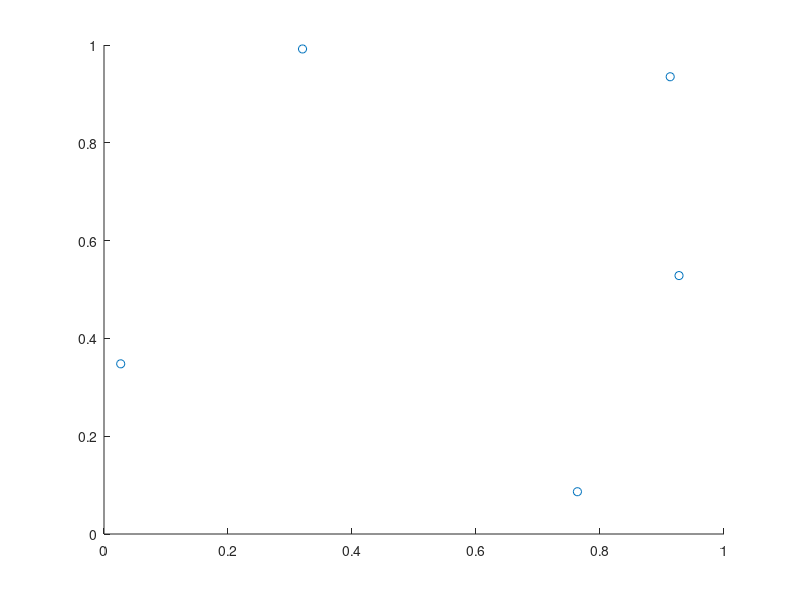

Recreate this plot in MATLAB.
function [] = main ()

    %process_dropbear_data();
    %return

    data = [0.91322074, 0.93506856;...
           0.02695392, 0.34799628;...
           0.32018781, 0.9919    ;...
           0.76357508, 0.08647722;...
           0.92744649, 0.52848275];
           
    ripser_output = [0.        , 0.4068346 ;...
           0.        , 0.47140506;...
           0.        , 0.59574986;...
           0.        , 0.7075296 ;...
           0.        ,        inf;...
           0.78166676, 0.91840202];
    
    scatter(data(:,1),data(:,2));

    [distance_matrix,boundary_matrix1,boundary_matrix2,h0,h1,h2] = tda (data,1e38);
    persistance = get_persistances(boundary_matrix1,boundary_matrix2,h0,h1,h2);

    % extract features
    longest_distances1 = longest_persistance(distance_matrix,boundary_matrix1,h0,h1,1);
    longest_distances2 = longest_persistance(distance_matrix,boundary_matrix2,h1,h2,1);

    % % decode the ripser results
    % decoded = cell(size(ripser_output));
    % for i=1:size(ripser_output,1)
    %     for j=1:size(all_h,1)
    %         if ripser_output(i,1)>0 && abs(ripser_output(i,1)-all_h{j})<1e-5
    %             decoded{i,1}=all_h{j,2};
    %         end
    %         if ripser_output(i,2)>0 && abs(ripser_output(i,2)-all_h{j})<1e-5
    %             decoded{i,2}=all_h{j,2};
    %         end
    %     end
    % end

end
%     n_points=6;
%     n_homologies = n_points + (n_points^2-n_points)/2 + ...
%                 (n_points^3-3*n_points^2+2*n_points)/6;
%     for i = 1:n_homologies
%         find_points_from_enumeration (i,n_points)
%     end
%     return;

function [persistance] = get_persistances(boundary_matrix1,boundary_matrix2,h0,h1,h2)
    persistance = [];

    for i=1:size(boundary_matrix1,2)
        ones = find(boundary_matrix1(:,i)==1);
        if ~isempty(ones)
            birth = 0;%ones(end);
            death = h1{i,1};
            persistance = [persistance;birth,death];
        end
    end

    for i=1:size(boundary_matrix2,2)
        ones = find(boundary_matrix2(:,i)==1);
        if ~isempty(ones)
            birth = h1{ones(end),1};
            death = h2{i,1};
            if birth ~= death
                persistance = [persistance;birth,death];
            end
        end
    end
end

function [] = process_dropbear_data ()
    % set up parameters
    n = 1; % number of longest persistances

    sample_rate = 25600/32;
    dim = 2;
    use_higher_sample_rate_for_inputs = 0;
    radius = 1e6;

    tda_window = .04; % in seconds
    delay = .25 / 17.7;
    cutoff = 150;

    sim_time = 0.4;

    % read and plot data
    [time_vibration,vibration_signal,...
            time_pin,pin_position,vibration_signal_samples,start_time,sample_rate] = read_data (sample_rate,dim,1,5.5,delay,cutoff);
    
    % extract a window for TDA
    number_of_samples_in_window = sample_rate * tda_window;
    
    % only compute TDA features for the first window
    % note this will eventually be a loop to compute all windows
    n_windows = (size(vibration_signal_samples,1)-number_of_samples_in_window+1);

    % overridden to perform a partial run
    n_windows = floor(sim_time * sample_rate);

    longest_distances = zeros(n_windows,n);
    for window_number = 1:n_windows
        %sample_range_in_window = (window_number-1)*number_of_samples_in_window+1:window_number*number_of_samples_in_window;
        sample_range_in_window = window_number:window_number+number_of_samples_in_window-1;
        window_data = vibration_signal_samples(sample_range_in_window,:);

        % perform TDA
        [distance_matrix,boundary_matrix1,boundary_matrix2,h0,h1,h2] = tda (window_data,radius);

        % extract features
        longest_distances1 = longest_persistance(distance_matrix,boundary_matrix1,h0,h1,1);
        longest_distances2 = longest_persistance(distance_matrix,boundary_matrix2,h1,h2,1);

        % assume longest persistance
        longest_distances(window_number,n) = max(longest_distances1,longest_distances2);
        

        % % merge
        % n1=1;
        % n2=1;
        % n=1;
        % while n1<=numel(longest_distances1) && n2<=numel(longest_distances2)
        %     if longest_distances1(n1) > longest_distances1(n2)
        %         longest_distances(window_number,n) = longest_distances1(n1);
        %         n1=n1+1;
        %     else
        %         longest_distances(window_number,n) = longest_distances1(n2);
        %         n2=n2+1;
        %     end
        %     n = n+1;
        % end
        % for i=n1:numel(longest_distances1)
        %     longest_distances(window_number,n) = longest_distances1(i);
        %     n=n+1;
        % end
        % for i=n2:numel(longest_distances1)
        %     longest_distances(window_number,n) = longest_distances2(i);
        %     n=n+1;
        % end

        %if mod(window_number,100)
            plot((1:window_number)./sample_rate+start_time,longest_distances(1:window_number),'m','Marker','None');
            hold on;
            drawnow;
        %end
    end

    xlabel('time (s)');
    ylabel('longest persistance');

    figure new;
    plot(time_pin(1:window_number),pin_position(1:window_number));
    xlabel('time(s)');
    ylabel('displacement (m)');

end

function longest_distances = longest_persistance(distance_matrix,boundary_matrix,h1,h2,n)

    longest_distances = zeros(1,n);
    
    for i=1:size(boundary_matrix,2)
        col = boundary_matrix(:,i);
        idx = find(col);
        start = 0;
        if ~isempty(idx)
            start=idx(end);
        end

         tmp=find(boundary_matrix(:,i));
        if ~isempty(tmp)
            % get enum ID of birth
            birth_idx = tmp(end);
            % get index in the distance table of death enum
            tmp=find(cell2mat(h2(:,3))==i);
            idx_in_distance_table = tmp(end);
            % lookup death time
            death_time = cell2mat(h2(idx_in_distance_table,1));

            % get index in the distance table of birth enum
            tmp=find(cell2mat(h1(:,3))==birth_idx);
            idx_in_distance_table = tmp(end);

            % lookup birth time
            birth_time = cell2mat(h1(idx_in_distance_table,1));

            persistance = death_time-birth_time;
        end

        for j=1:n
            if persistance > longest_distances(j)
                longest_distances = [longest_distances(1,1:j-1),persistance,longest_distances(1,j:n-1)];
                break;
            end
        end
    end

end

% find the death time of a given homology
% assume a time horizon of the largest distance
function [h0,h1,h2] = distance_matrix_to_list (dist_matrix)
    n = size(dist_matrix,1);
    n_pairs = (n^2-n)/2;
    n_triples = (n^3 - 3*n^2 + 2*n)/6;

    h = cell(n,3);
    h1 = cell(n_pairs,3);
    h2 = cell(n_triples,3);

    for i=1:n
        h0{i,1} = 0;
        h0{i,2} = i;
        h0{i,3} = i;
    end

    cnt=1;
    for i=1:n-1
        for j=i+1:n
            h1{cnt,1} = dist_matrix(i,j);
            h1{cnt,2} = [i,j];
            h1{cnt,3} = cnt;
            cnt=cnt+1;
        end
    end

    cnt=1;
    for i=1:n-2
        for j=i+1:n-1
            for k=j+1:n
                h2{cnt,1} = max([dist_matrix(i,j),dist_matrix(i,k),dist_matrix(j,k)]);
                h2{cnt,2} = [i,j,k];
                h2{cnt,3} = cnt;
                cnt=cnt+1;
            end
        end
    end

end

function [h0,h1,h2] = create_back_refs(h0,h1,h2)
    % back-reference to h1
    for i=1:size(h1,1)
        h1{i,4} = h1{i,2};
    end

    for i=1:size(h2,1)
        members=h2{i,2};
        back_refs=[0,0,0];
        cnt=1;
        for j=1:size(h1,1)
            subset=h1{j,2};
            if all(ismember(subset,members))
                back_refs(cnt)=j;
                cnt=cnt+1;
                if cnt==4
                    break;
                end
            end
        end
        h2{i,4} = back_refs;
    end
end

function [boundary_matrix] = generate_boundary (h1,h2)
    % allocate the boundary matrix
    boundary_matrix = zeros(size(h1,1),size(h2,1));

    for i=1:size(h2,1)
        for j=h2{i,4}
            boundary_matrix(j,i)=1;
        end
    end

    return

    % populate the boundary matrix
    for i=1:size(h1,1)
        if h1{i,3}
            points1 = h1{i,2};
            for j=1:size(h2,1)
                if h2{j,3}
                    points2 = h2{j,2};
                    if all(ismember(points1,points2))
                        enum1 = h1{i,3};
                        enum2 = h2{j,3};
                        boundary_matrix(enum1,enum2)=1;
                    end
                end
            end
        end
    end
end

function boundary_matrix = reduce_boundary(boundary_matrix)
    
    %v3
    % boundary_matrix = boundary_matrix';
    % 
    % % reduce the boundary matrix
    % %for i=2:size(boundary_matrix,2) % for each column...
    % for i=size(boundary_matrix,2):-1:2 % for each column...
    %     changed=1;
    %     while changed
    %         changed = 0;
    % 
    %         one_locs_master = find(boundary_matrix(:,i)); % find the row of lowest 1
    %         if isempty(one_locs_master)
    %             break;
    %         else
    %             lowest_master = one_locs_master(end);
    %             % check columns to the left if there's a match
    %             for j=1:i-1
    %                 one_locs_slave = find(boundary_matrix(:,j));
    %                 if ~isempty(one_locs_slave)
    %                     lowest_slave = one_locs_slave(end);
    %                     if lowest_slave == i
    %                         boundary_matrix(:,i) = zeros(size(boundary_matrix,1),1);
    %                         break;
    %                     end
    %                     if lowest_master == lowest_slave % apply column transformation
    %                         boundary_matrix(:,i) = double(xor(boundary_matrix(:,j),boundary_matrix(:,i)));
    %                         changed=1;
    %                         break;
    %                     end
    %                 end
    %             end
    %         end
    %     end
    % end
    % 
    % boundary_matrix = boundary_matrix';
    % return
    
    %v2
    % reduce the boundary matrix
    for i=2:size(boundary_matrix,2) % for each column...
        changed=1;
        while changed
            changed = 0;

            one_locs_master = find(boundary_matrix(:,i)); % find the row of lowest 1
            if isempty(one_locs_master)
                break;
            else
                lowest_master = one_locs_master(end);
                % check columns to the left if there's a match
                for j=1:i-1
                    one_locs_slave = find(boundary_matrix(:,j));
                    if ~isempty(one_locs_slave)
                        lowest_slave = one_locs_slave(end);
                        if lowest_slave == i
                            boundary_matrix(:,i) = zeros(size(boundary_matrix,1),1);
                            break;
                        end
                        if lowest_master == lowest_slave % apply column transformation
                            boundary_matrix(:,i) = double(xor(boundary_matrix(:,j),boundary_matrix(:,i)));
                            changed=1;
                            break;
                        end
                    end
                end
            end
        end
    end

    return

    %v1
    while changed
        % reduce the boundary matrix
        changed = 0;
        for i=1:size(boundary_matrix,2) % for each column...
            one_locs_master = find(boundary_matrix(:,i)); % find the row of lowest 1
            if ~isempty(one_locs_master)
                lowest_master = one_locs_master(end);
            
                % check columns to the right if there's a match
                for j=i+1:size(boundary_matrix,2)
                    one_locs_slave = find(boundary_matrix(:,j));
                    if ~isempty(one_locs_slave)
                        lowest_slave = one_locs_slave(end);
                        if lowest_master == lowest_slave % apply column transformation
                            boundary_matrix(:,j) = double(xor(boundary_matrix(:,j),boundary_matrix(:,i)));
                            changed=1;
                        end
                    end
                end
            end
        end
    end
    
end

% return boundary matrix and distance matrix for input data
function [distance_matrix,...
    boundary_matrix1_reduced,...
    boundary_matrix2_reduced,...
    h0,h1,h2] = tda (window_data,radius)

    % fill in distance matrix
    distance_matrix = zeros(size(window_data,1),size(window_data,1));
    for i=1:size(window_data,1)
        for j=1:size(window_data,1)
            distance_matrix(i,j) = norm(window_data(i,:)-window_data(j,:));
        end
    end
    
    boundary_list = {};
    
    % real method???
    % find the earliest birth of H-1's
    % mark all vertices as unused
    [h0,h1,h2] = distance_matrix_to_list (distance_matrix);
    h1 = sortrows(h1,1);
    h2 = sortrows(h2,1);

    [h0,h1,h2]=create_back_refs(h0,h1,h2);

    n_h0 = size(distance_matrix,1);

    n_h1 = size(h1,1);
    n_h2 = size(h2,1);

    boundary_matrix1 = generate_boundary (h0,h1);
    boundary_matrix2 = generate_boundary (h1,h2);
    
    boundary_matrix1_reduced = reduce_boundary (boundary_matrix1);
    boundary_matrix2_reduced = reduce_boundary (boundary_matrix2);

end

% read and preprocess data
function [time_vibration,vibration_signal,...
    time_pin,pin_position,sample_rate] = read_and_clean_dataset(filename,...
                                                    sample_rate,...
                                                    use_higher_sample_rate_for_inputs)
    % read data and compute sample rates
    data = jsondecode(fileread(filename));
    
    if sample_rate==0
        sample_rate = data.accelerometer_sample_rate;
    end

    % native sample rates computed here
    %vibration_sample_rate = numel(data.acceleration_data) / (data.time_acceleration_data(end) - data.time_acceleration_data(1));
    %pin_sample_rate = numel(data.measured_pin_location) / (data.measured_pin_location_tt(end) - data.measured_pin_location_tt(1));
    
    % remove nans in pin position
    for i = find(isnan(data.measured_pin_location))
        data.measured_pin_location(i) = (data.measured_pin_location(i+1) + data.measured_pin_location(i-1))/2;
    end
    
    % determine overlapping time span for both signals
    latest_start_time = max([data.time_acceleration_data(1) data.measured_pin_location_tt(1)]);
    earliest_end_time = min([data.time_acceleration_data(end) data.measured_pin_location_tt(end)]);
    
    % trim signals
    clip_start = find(data.time_acceleration_data>=latest_start_time);
    clip_end = find(data.time_acceleration_data>=earliest_end_time);
    data.time_acceleration_data = data.time_acceleration_data(clip_start(1):clip_end(1));
    data.acceleration_data = data.acceleration_data(clip_start(1):clip_end(1));
    
    clip_start = find(data.measured_pin_location_tt>=latest_start_time);
    clip_end = find(data.measured_pin_location_tt>=earliest_end_time);
    data.measured_pin_location_tt = data.measured_pin_location_tt(clip_start(1):clip_end(1));
    data.measured_pin_location = data.measured_pin_location(clip_start(1):clip_end(1));
    
    % create new time axes
    if use_higher_sample_rate_for_inputs
        sample_rate_vib = sample_rate*number_of_sequence_inputs;
    else
        sample_rate_vib = sample_rate;
    end

    time_vibration = [data.time_acceleration_data(1):...
                        1/sample_rate_vib:...
                        data.time_acceleration_data(end)];
    
    time_pin = [data.measured_pin_location_tt(1):...
                        1/sample_rate:...
                        data.measured_pin_location_tt(end)];
    
    % interpolate signals (if needed)
    vibration_signal = interp1(data.time_acceleration_data,data.acceleration_data,time_vibration);
    pin_position = interp1(data.measured_pin_location_tt,data.measured_pin_location,time_vibration);

end

% read dataset
function [time_vibration,vibration_signal,...
        time_pin,pin_position,vibration_signal_samples,start_time,sample_rate] = read_data (sample_rate,dim,plotit,plottime,delay,cutoff)

    % read the input data
    [time_vibration,vibration_signal,...
        time_pin,pin_position,sample_rate] = read_and_clean_dataset('data_6_with_FFT.json', ...
                                                        sample_rate,...
                                                        0);
    
    % apply FLP
    if cutoff ~= 0
        vibration_signal = lowpass(vibration_signal,cutoff,sample_rate);
    end

    % TODO: normalize data and apply LPF and allow for no subsampling
    % and allow for window stride
    
    if delay ~= 0
        sample_rate = numel(time_pin)/(time_pin(end) - time_pin(1));
        stride = floor(sample_rate * delay);
    else
        stride = 1;
    end

    % convert input data into moving window datapoints
    vibration_signal_samples = zeros(size(vibration_signal,2)-1,dim);
    for i=1:size(vibration_signal_samples,1)-stride*dim-1
        vibration_signal_samples(i,:) = vibration_signal(i:stride:i+stride*dim-1);
    end
    
    pts = find(time_vibration>plottime);
    pts = pts(1);

    if plotit
        % plot for sanity check
        figure;
        hold on;
        title('training data');
        plot(time_vibration(1:pts),vibration_signal(1:pts),'g');
        yyaxis right
        plot(time_pin(1:pts),pin_position(1:pts),'r');
        title('training data');
        %legend({"vibration","pin position"});
        xlabel('time (s)');
        %hold off;
        drawnow;
        yyaxis left
    end

    start_time = time_vibration(1);
end
